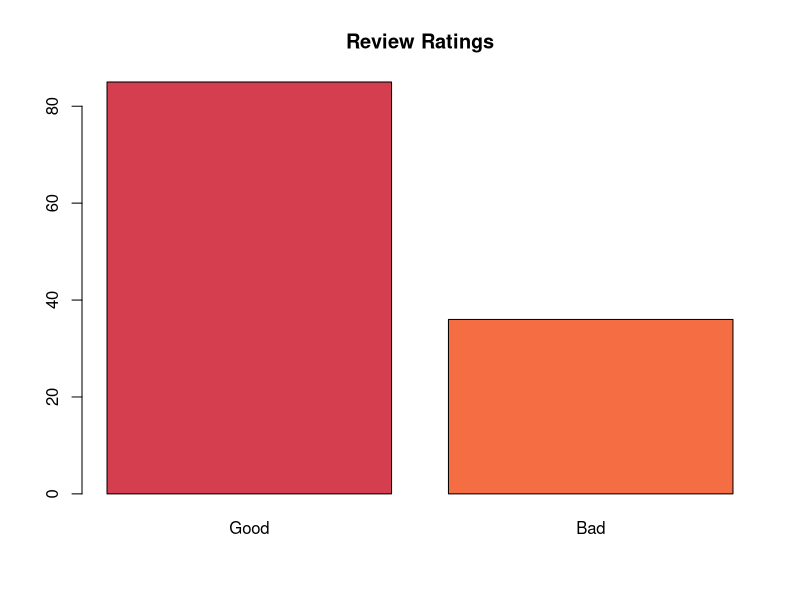
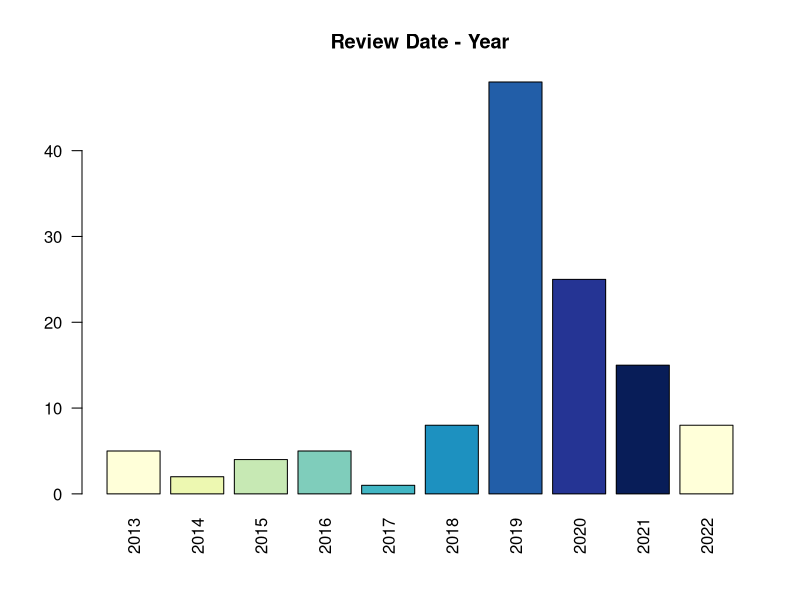
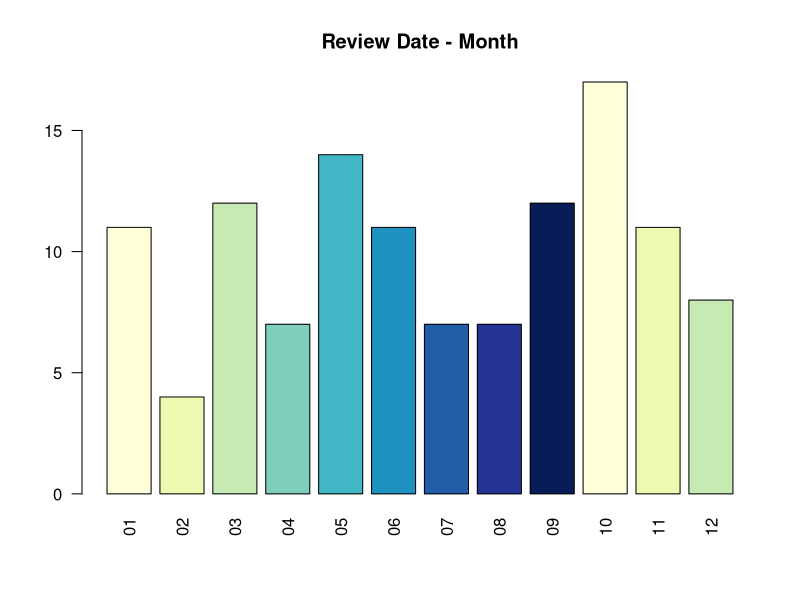
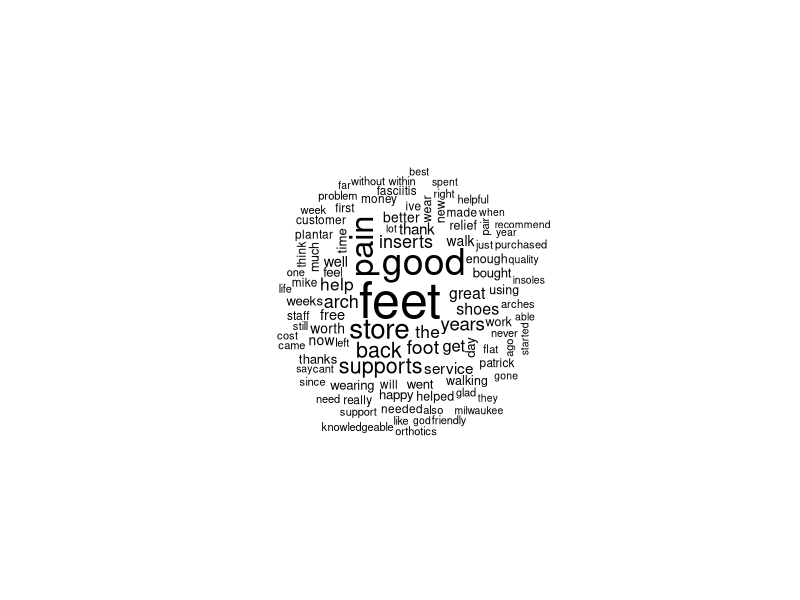
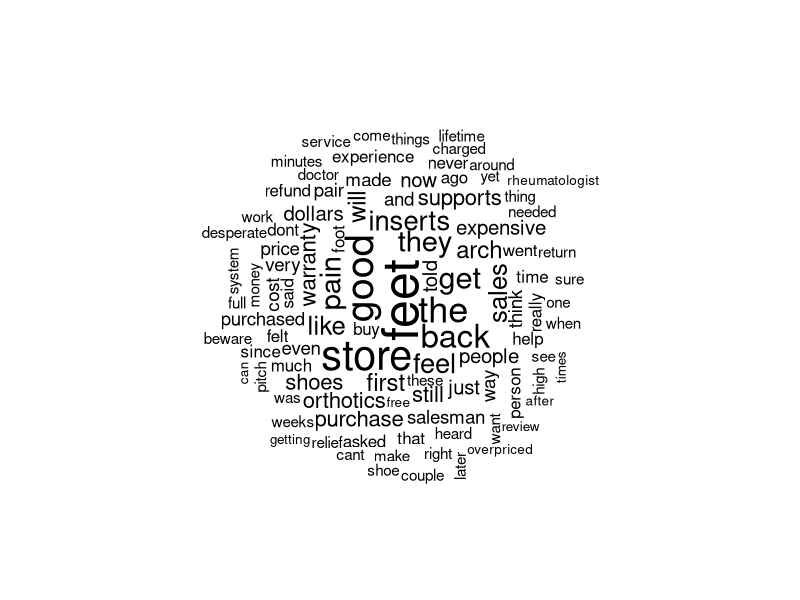

These figures' R source, in order: (Note: this script raises an error after producing the figures.)
## ---- chunk 1
gf = read.csv("GF_mkereviews.csv")
str(gf)
## ---- chunk 2
summary(gf)
## ---- chunk 3
gf$review_ID = NULL
## ---- chunk 4
gf = gf[sample(nrow(gf), replace = FALSE),]
## ---- chunk 5
gf$review_rating = factor(gf$review_rating)
levels(gf$review_rating) = list("Good"=c("4", "5"), "Bad"=c("1", "2", "3"))
## ---- chunk 6
library(RColorBrewer)
coul <- brewer.pal(8, "Spectral") 
## ---- chunk 7
barplot(table(gf$review_rating), col=coul, main = "Review Ratings")
## ---- chunk 8
gf$years = format(as.Date(gf$review_datetime_utc, format="%m/%d/%Y"), format="%Y")
gf$months = format(as.Date(gf$review_datetime_utc, format="%m/%d/%Y"), format="%m")
## ---- chunk 9
library(car)
coul <- brewer.pal(9, "YlGnBu")
barplot(table(gf$years), col=coul, main="Review Date - Year", las=2)
barplot(table(gf$months), col=coul, main="Review Date - Month", las=2)
## ---- chunk 10
library(tm)
library(SnowballC)
gf_corpus = VCorpus(VectorSource(gf$review_text))
as.character(gf_corpus[[1]])
## ---- chunk 11
gf_corpus_clean = tm_map(gf_corpus, content_transformer(tolower))
gf_corpus_clean = tm_map(gf_corpus_clean, removeNumbers)
gf_corpus_clean = tm_map(gf_corpus_clean, removeWords, stopwords())

replacePunctuation = function(x){
  gsub("[[:punct:]]+", " ", x)
}

gf_corpus_clean = tm_map(gf_corpus_clean, content_transformer(replacePunctuation))

gf_corpus_clean = tm_map(gf_corpus_clean, stemDocument)
gf_corpus_clean = tm_map(gf_corpus_clean, stripWhitespace)
as.character(gf_corpus_clean[[1]])
## ---- chunk 12
library(wordcloud)
good = subset(gf, review_rating == "Good")$review_text
bad = subset(gf, review_rating == "Bad")$review_text
## ---- chunk 13
#good
wordcloud(good, max.words = 100, scale = c(3, 0.5), random.order = FALSE)
## ---- chunk 14
#bad
wordcloud(bad, max.words = 100, scale = c(3, 0.5), random.order = FALSE)
## ---- chunk 15
gf_dtm = DocumentTermMatrix(gf_corpus_clean)

gf_dtm_train = gf_dtm[1:96, ]
gf_dtm_test = gf_dtm[97:121, ]

gf_train_labels = gf[1:96, ]$review_rating
gf_test_labels = gf[97:121, ]$review_rating
## ---- chunk 16
gf_dtm
## ---- chunk 17
gf_freq_words = findFreqTerms(gf_dtm_train, 5)
gf_dtm_freq_train = gf_dtm_train[, gf_freq_words]
gf_dtm_freq_test = gf_dtm_test[, gf_freq_words]
## ---- chunk 18
gf_dtm_freq_train
## ---- chunk 19
convert_counts <- function(x) {
x = ifelse(x > 0, "Yes", "No")
}
gf_train = apply(gf_dtm_freq_train, MARGIN = 2,
convert_counts)

gf_test = apply(gf_dtm_freq_test, MARGIN = 2,
convert_counts)
## ---- chunk 20
library(caret)
model = train(gf_train, gf_train_labels, "nb", trControl=trainControl(method="cv", number=10, classProbs = TRUE,
summaryFunction = twoClassSummary))
## ---- chunk 21
model
## ---- chunk 22
table(predict(model$finalModel, gf_test)$class, gf_test_labels)
